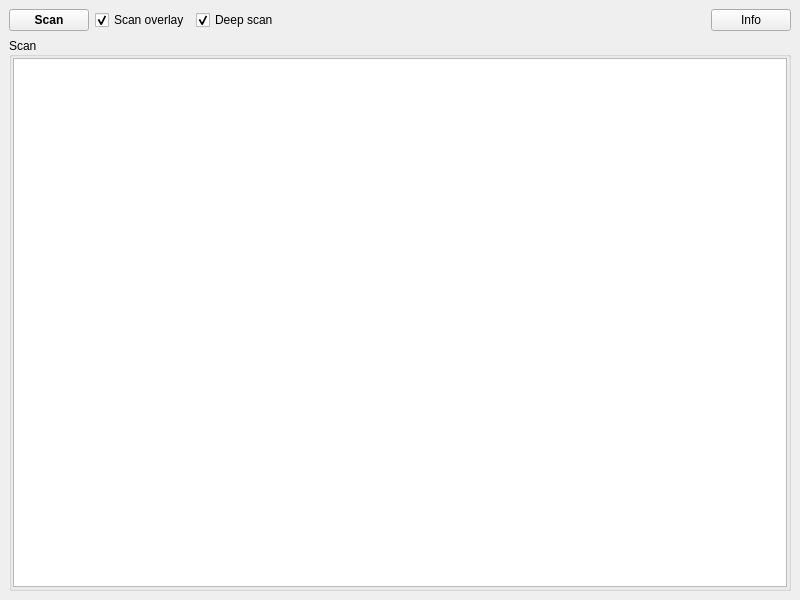
<?xml version="1.0" encoding="UTF-8"?>
<ui version="4.0">
 <class>PluginMainWindow</class>
 <widget class="QMainWindow" name="PluginMainWindow">
  <property name="geometry">
   <rect>
    <x>0</x>
    <y>0</y>
    <width>800</width>
    <height>600</height>
   </rect>
  </property>
  <property name="windowTitle">
   <string>QtPlugin</string>
  </property>
  <property name="windowIcon">
   <iconset resource="resource.qrc">
    <normaloff>:/icons/images/icon.png</normaloff>:/icons/images/icon.png</iconset>
  </property>
  <widget class="QWidget" name="centralwidget">
   <layout class="QVBoxLayout" name="verticalLayout">
    <item>
     <layout class="QHBoxLayout" name="horizontalLayout_2">
      <item>
       <widget class="QPushButton" name="pushButtonScan">
        <property name="font">
         <font>
          <weight>75</weight>
          <bold>true</bold>
         </font>
        </property>
        <property name="text">
         <string>Scan</string>
        </property>
       </widget>
      </item>
      <item>
       <widget class="QCheckBox" name="checkBoxScanOverlay">
        <property name="text">
         <string>Scan overlay</string>
        </property>
        <property name="checked">
         <bool>true</bool>
        </property>
       </widget>
      </item>
      <item>
       <widget class="QCheckBox" name="checkBoxDeepScan">
        <property name="text">
         <string>Deep scan</string>
        </property>
        <property name="checked">
         <bool>true</bool>
        </property>
       </widget>
      </item>
      <item>
       <spacer name="horizontalSpacer">
        <property name="orientation">
         <enum>Qt::Horizontal</enum>
        </property>
        <property name="sizeHint" stdset="0">
         <size>
          <width>40</width>
          <height>20</height>
         </size>
        </property>
       </spacer>
      </item>
      <item>
       <widget class="QPushButton" name="pushButtonInfo">
        <property name="text">
         <string>Info</string>
        </property>
       </widget>
      </item>
     </layout>
    </item>
    <item>
     <widget class="QGroupBox" name="groupBoxScan">
      <property name="title">
       <string>Scan</string>
      </property>
      <property name="alignment">
       <set>Qt::AlignLeading|Qt::AlignLeft|Qt::AlignVCenter</set>
      </property>
      <layout class="QVBoxLayout" name="verticalLayout_2">
       <property name="leftMargin">
        <number>1</number>
       </property>
       <property name="topMargin">
        <number>1</number>
       </property>
       <property name="rightMargin">
        <number>1</number>
       </property>
       <property name="bottomMargin">
        <number>1</number>
       </property>
       <item>
        <widget class="QTreeView" name="treeViewResult">
         <property name="styleSheet">
          <string notr="true">border-bottom: 1px solid black;</string>
         </property>
         <property name="verticalScrollBarPolicy">
          <enum>Qt::ScrollBarAsNeeded</enum>
         </property>
         <property name="editTriggers">
          <set>QAbstractItemView::NoEditTriggers</set>
         </property>
         <property name="selectionMode">
          <enum>QAbstractItemView::NoSelection</enum>
         </property>
         <property name="selectionBehavior">
          <enum>QAbstractItemView::SelectRows</enum>
         </property>
         <property name="headerHidden">
          <bool>true</bool>
         </property>
        </widget>
       </item>
      </layout>
     </widget>
    </item>
   </layout>
  </widget>
  <action name="actionClearText">
   <property name="text">
    <string>&amp;Clear Text</string>
   </property>
   <property name="toolTip">
    <string>Clear Text</string>
   </property>
  </action>
 </widget>
 <resources>
  <include location="resource.qrc"/>
 </resources>
 <connections/>
</ui>
